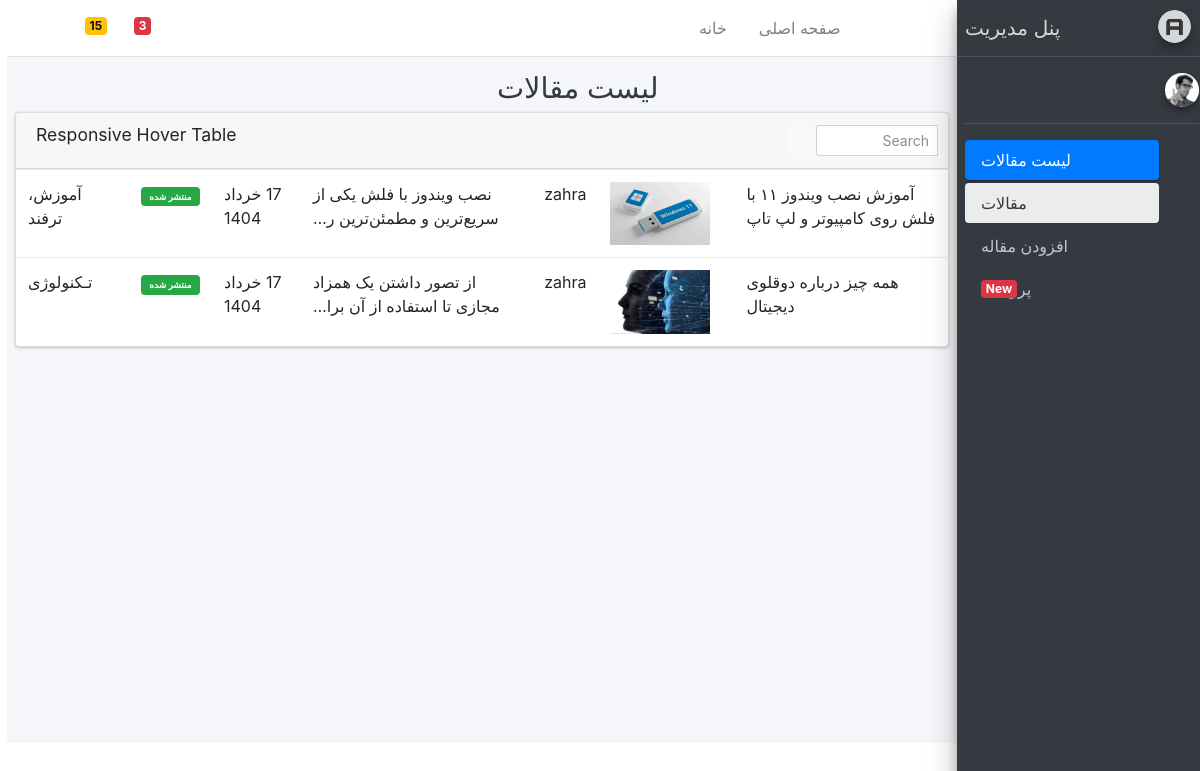
The app's page /account/list/ (signed in) with its own data.
### blog/models.py (models this page shows, shortened)
class article(models.Model):
    STATUS_CHOICES = (
        ('D', 'Draft'),
        ('P', 'Published')
    )
    author = models.ForeignKey(settings.AUTH_USER_MODEL, null=True, on_delete=models.SET_NULL, related_name='articles', verbose_name='نویسنده')
    title = models.CharField(max_length=50, verbose_name="عنوان")
    slug = models.SlugField(max_length=100, unique=True, verbose_name="اسلاگ") #اون بخشی از url که تغییر میکنه رو میگیم اسلاگ
    category = models.ManyToManyField(category, verbose_name="دسته بندی", related_name='articles')
    description = models.TextField(verbose_name="توضیحات")
    thumbnail = models.ImageField(upload_to='images', verbose_name="عکس بندانگشتی")
    publish = models.DateTimeField(default=timezone.now, verbose_name="تاریخ انتشار")
    created = models.DateTimeField(auto_now_add=True, verbose_name="تاریخ ساخت")
    updated = models.DateTimeField(auto_now=True, verbose_name="تاریخ آپدیت")
    status = models.CharField(max_length=1, choices=STATUS_CHOICES, verbose_name="وضعیت")
    objects = ArticleManager()
    class Meta:
        verbose_name = "مقاله"
        verbose_name_plural = "مقاله ها"
        ordering = ['publish']
    def jpublish(self):
        return jalaliConvertor(self.publish)
    def thumbnail_tag(self):
        return format_html("<img width=100 src='{}'>".format(self.thumbnail.url))
    def category_to_str(self):
        return "، ".join([category.title for category in self.category.all()])

class User(AbstractUser):
    is_author = models.BooleanField(default=False, verbose_name='وضعیت نویسندگی')
    special_user = models.DateTimeField(default=timezone.now, verbose_name=" ویژه تا ")

class category(models.Model):
    parent = models.ForeignKey('self', default=None, null=True, blank=True, on_delete=models.SET_NULL, related_name='children', verbose_name='عبارت زیر دسته') #self points to category model
    title = models.CharField(max_length=50, verbose_name=" عنوان دسته بندی")
    slug = models.SlugField(max_length=100, unique=True, verbose_name="اسلاگ")
    status = models.BooleanField(default=True, verbose_name="آیا نمایش داده شود؟")
    position = models.IntegerField(verbose_name='پوزیشن')
    objects = CategoryManager()
    class Meta:
        verbose_name = "دسته بندی"
        verbose_name_plural = "دسته بندی ها"
        ordering = ['parent__id','position']

### blog/views.py (the view)
# urls.py: path('account/list/', ArticleListAdmin.as_view(), name='articlelist'),
class ArticleListAdmin(LoginRequiredMixin, ListView):
    template_name = 'registeration/home.html'
    model = article
    context_object_name = 'articles'
    def get_queryset(self):
        if self.request.user.is_superuser:
            return article.objects.all()
        else:
            return article.objects.filter(author=self.request.user) #if the author is that specific user who logged in

### extensions/jalali.py (called while the page is built)
    def persian_tuple(self):
        return self.persian_year, self.persian_month, self.persian_day

### extensions/utils.py (called while the page is built)
def jalaliConvertor(time):
    jmonth = [
        "فروردین",
        "اردیبهشت",
        "خرداد",
        "تیر",
        "مرداد",
        "شهریور",
        "مهر",
        "آبان",
        "آذر",
        "دی",
        "بهمن",
        "اسفند",
    ]
    time_to_str = "{},{},{}".format(time.year, time.month, time.day)
    time_to_tuple = jalali.Gregorian(time_to_str).persian_tuple()
    time_to_list = list(time_to_tuple)
    for index,month in enumerate(jmonth):
        if time_to_list[1] == index+1:
            time_to_list[1] = month
            break
    output = "{} {} {}".format(
        time_to_list[2],
        time_to_list[1],
        time_to_list[0],)
    return output

### blog/templates/registeration/home.html
{% extends "registeration/base1.html" %}
{% load static %}
{% block title %} {% block title-meta %}
لیست مقالات
{% endblock %} {% endblock %}
{% block main %}
      <div class="row">
          <div class="col-12">
            <div class="card">
              <div class="card-header">
                <h3 class="card-title">Responsive Hover Table</h3>
                <div class="card-tools">
                  <div class="input-group input-group-sm" style="width: 150px;">
                    <input type="text" name="table_search" class="form-control float-right" placeholder="Search">
                    <div class="input-group-append">
                      <button type="submit" class="btn btn-default"><i class="fas fa-search"></i></button>
                    </div>
                  </div>
                </div>
              </div>
              <div class="card-body table-responsive p-0">
                <table class="table table-hover">
                  <tbody>
                    {% for article in articles %}
                    <tr>
                      <td>{{ article.title }}</td>
                      <td>{{ article.thumbnail_tag}}</td>
                      <td>{{ article.author }}</td>
                      <td>{{ article.description|truncatechars:50 }}</td>
                      <td><span class="tag tag-danger">{{ article.jpublish }}</span></td>
                      {% if article.status == 'P' %}
                      <td>
                      <span class="badge badge-success">
                        <a class="badge badge-success text-white text-decoration-none" href="{% url 'blog:post' article.slug %}">منتشر شده</a></span>
                        </td>
                        {% else %}
                        <td>
                        <span class="badge badge-danger">
                        <a class="badge badge-danger text-white text-decoration-none" href="{% url 'blog:post' article.slug %}">پیشنویس </a></span>
                        </td>
                      {% endif %}
                      <td>{{ article.category_to_str }}</td>
                    </tr>
                    {% endfor %}
                  </tbody>
                </table>
              </div>
            </div>
          </div>
        </div>
{% endblock %}

### records on screen
article: title "آموزش نصب ویندوز ۱۱ با فلش روی کامپیوتر و لپ تاپ", thumbnail_tag (picture), author "zahra", description "نصب ویندوز با فلش یکی از سریع‌ترین و مطمئن‌ترین ر…", jpublish "17 خرداد 1404", status "منتشر شده", category_to_str "آموزش، ترفند"
article: title "همه چیز درباره دوقلوی دیجیتال", thumbnail_tag (picture), author "zahra", description "از تصور داشتن یک همزاد مجازی تا استفاده از آن برا…", jpublish "17 خرداد 1404", status "منتشر شده", category_to_str "تـکنولوژی"
